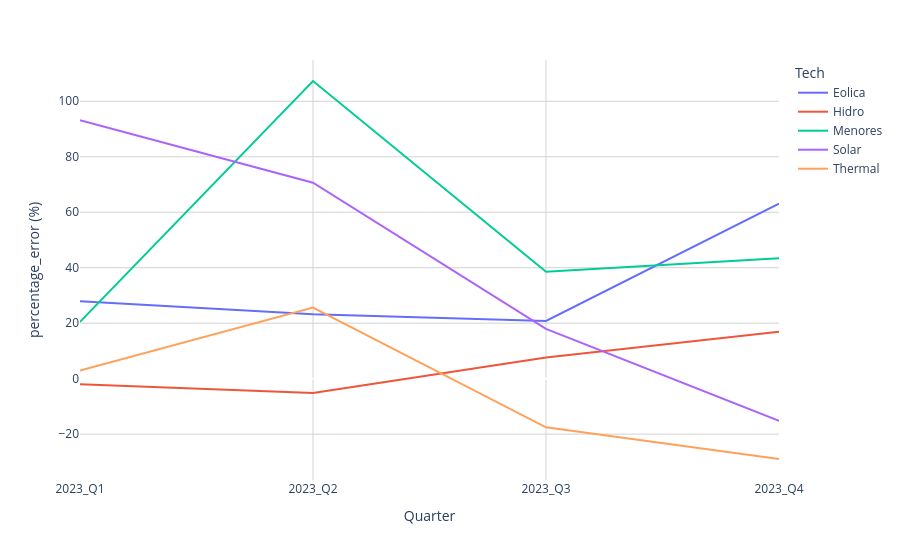

The notebook cell saved with this chart:
### Markdown cell above
### Error by Quartil

### Code cell
# Align dataframes based on 'timestamp', 'Tech'
gen_compare_Q = pd.merge(gen_res, gen_disp, on=['timestamp', 'Tech'])
gen_compare_Q['Quarter'] = gen_compare_Q['timestamp'].apply(lambda x: x[:7])

gen_compare_Q = gen_compare_Q.groupby(['Quarter','Tech']).agg({
    'DispatchGen_MW_xm': 'mean', 'DispatchGen_MW_sw' : 'mean'
}).reset_index()

# Calculate error percentage
gen_compare_Q['percentage_error (%)'] = 100 * ((gen_compare_Q['DispatchGen_MW_sw'] / gen_compare_Q['DispatchGen_MW_xm']) -1)
#print(gen_compare_Q.head(5))
import plotly.express as px
fig = px.line(
    gen_compare_Q, 
    x='Quarter', y='percentage_error (%)', 
    color='Tech')
fig.update_layout(plot_bgcolor='white',xaxis=dict(gridcolor='lightgray'),yaxis=dict(gridcolor='lightgray'))
fig.show()

### Figure 1 — Plotly figure (JSON) as saved in the notebook; plotly's stock layout.template omitted (floating-point values rounded to 4 significant figures)
{"data": [{"hovertemplate": "Tech=Eolica<br>Quarter=%{x}<br>percentage_error (%)=%{y}<extra></extra>", "legendgroup": "Eolica", "line": {"color": "#636efa", "dash": "solid"}, "marker": {"symbol": "circle"}, "mode": "lines", "name": "Eolica", "orientation": "v", "showlegend": true, "type": "scatter", "x": ["2023_Q1", "2023_Q2", "2023_Q3", "2023_Q4"], "xaxis": "x", "y": [27.95, 23.2, 20.8, 63.07], "yaxis": "y"}, {"hovertemplate": "Tech=Hidro<br>Quarter=%{x}<br>percentage_error (%)=%{y}<extra></extra>", "legendgroup": "Hidro", "line": {"color": "#EF553B", "dash": "solid"}, "marker": {"symbol": "circle"}, "mode": "lines", "name": "Hidro", "orientation": "v", "showlegend": true, "type": "scatter", "x": ["2023_Q1", "2023_Q2", "2023_Q3", "2023_Q4"], "xaxis": "x", "y": [-1.982, -5.127, 7.651, 16.9], "yaxis": "y"}, {"hovertemplate": "Tech=Menores<br>Quarter=%{x}<br>percentage_error (%)=%{y}<extra></extra>", "legendgroup": "Menores", "line": {"color": "#00cc96", "dash": "solid"}, "marker": {"symbol": "circle"}, "mode": "lines", "name": "Menores", "orientation": "v", "showlegend": true, "type": "scatter", "x": ["2023_Q1", "2023_Q2", "2023_Q3", "2023_Q4"], "xaxis": "x", "y": [20.47, 107.3, 38.52, 43.45], "yaxis": "y"}, {"hovertemplate": "Tech=Solar<br>Quarter=%{x}<br>percentage_error (%)=%{y}<extra></extra>", "legendgroup": "Solar", "line": {"color": "#ab63fa", "dash": "solid"}, "marker": {"symbol": "circle"}, "mode": "lines", "name": "Solar", "orientation": "v", "showlegend": true, "type": "scatter", "x": ["2023_Q1", "2023_Q2", "2023_Q3", "2023_Q4"], "xaxis": "x", "y": [93.2, 70.65, 17.95, -15.23], "yaxis": "y"}, {"hovertemplate": "Tech=Thermal<br>Quarter=%{x}<br>percentage_error (%)=%{y}<extra></extra>", "legendgroup": "Thermal", "line": {"color": "#FFA15A", "dash": "solid"}, "marker": {"symbol": "circle"}, "mode": "lines", "name": "Thermal", "orientation": "v", "showlegend": true, "type": "scatter", "x": ["2023_Q1", "2023_Q2", "2023_Q3", "2023_Q4"], "xaxis": "x", "y": [2.911, 25.64, -17.55, -28.96], "yaxis": "y"}], "layout": {"legend": {"title": {"text": "Tech"}, "tracegroupgap": 0}, "margin": {"t": 60}, "plot_bgcolor": "white", "xaxis": {"anchor": "y", "domain": [0, 1], "gridcolor": "lightgray", "title": {"text": "Quarter"}}, "yaxis": {"anchor": "x", "domain": [0, 1], "gridcolor": "lightgray", "title": {"text": "percentage_error (%)"}}}}
